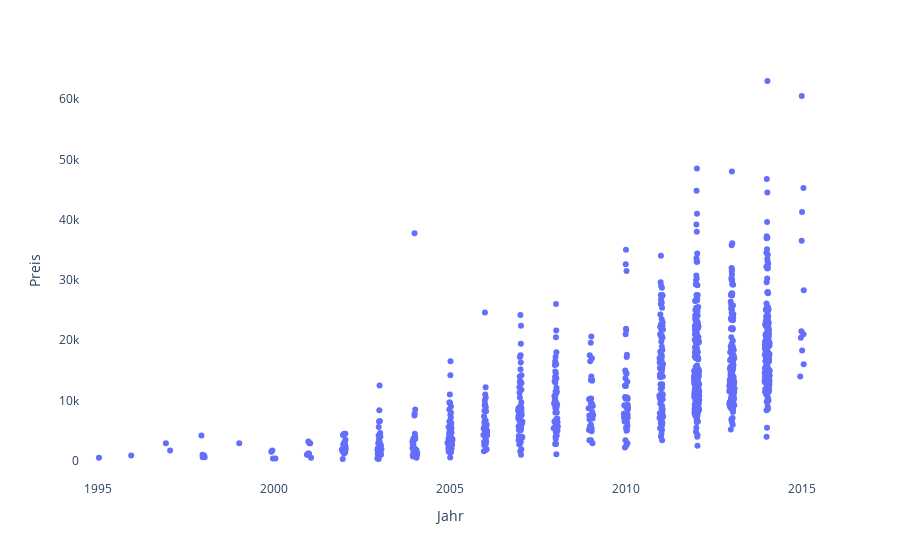

This figure's notebook cell:
### Markdown cell above
Nun verschaunlichen wir die Variablen "price" und "year" innerhalb eines Scatterplots, um mögliche Zusammenhänge der beiden Variablen erkennen zu können. Hierfür wird die Funktion "strip" verwendet, um die einzelnen Datenpunkte als "gejitterte" Markierungen innerhalb der einzelnen Jahren darzustellen. Eine alternative Visualisierung wäre beispielsweise ein Boxplot, welches u.a. bei der betrachtung weiterer Variablen verwendet wird.

### Code cell
# Visualisierung Jahr / Preis
fig = px.strip(df_sample, x="year", y="price", labels={"price":"Preis","year":"Jahr"})
fig.update_layout({
'plot_bgcolor': 'rgba(0, 0, 0, 0)',
'paper_bgcolor': 'rgba(0, 0, 0, 0)',
})
fig.show()

### Figure 1 — Plotly figure (JSON) as saved in the notebook; plotly's stock layout.template omitted (floating-point values rounded to 4 significant figures; data arrays with more than 128 entries replaced by an {"elided": "..."} marker saying what was removed)
{"data": [{"alignmentgroup": "True", "boxpoints": "all", "fillcolor": "rgba(255,255,255,0)", "hoveron": "points", "hovertemplate": "Jahr=%{x}<br>Preis=%{y}<extra></extra>", "legendgroup": "", "line": {"color": "rgba(255,255,255,0)"}, "marker": {"color": "#636efa"}, "name": "", "offsetgroup": "", "orientation": "v", "pointpos": 0, "showlegend": false, "type": "box", "x": {"elided": "1000 int values"}, "x0": " ", "xaxis": "x", "y": {"elided": "1000 int values"}, "y0": " ", "yaxis": "y"}], "layout": {"boxmode": "group", "legend": {"tracegroupgap": 0}, "margin": {"t": 60}, "paper_bgcolor": "rgba(0, 0, 0, 0)", "plot_bgcolor": "rgba(0, 0, 0, 0)", "xaxis": {"anchor": "y", "domain": [0, 1], "title": {"text": "Jahr"}}, "yaxis": {"anchor": "x", "domain": [0, 1], "title": {"text": "Preis"}}}}
